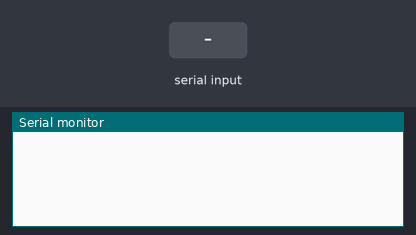
A sketch run on a simulated Arduino Mega 2560, built with avr-gcc and run on an emulated ATmega2560. Parts: the last lines printed to the serial monitor. The test bench sets the inputs (shaded band).

Above: at 1.2 s.
1.3 s: "90;45\n" received over the second serial link
At 2.5 s:
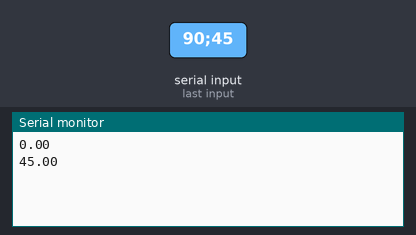
2.8 s: "30;150\n" received over the second serial link
At 3.7 s:
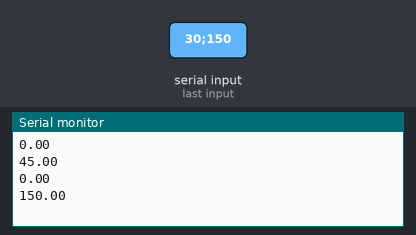
Timing chart, 0 to 5.8 s (numbered marks = the images above; inputs shaded):
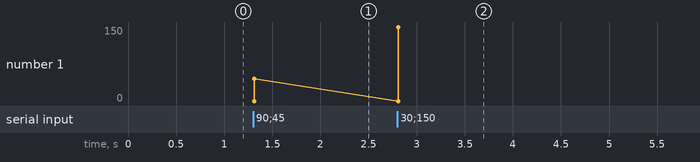

The sketch:

Arduino_Mega_Example.ino
```cpp
void setup() {
  Serial.begin(115200);

  Serial1.begin(115200);
  Serial1.setTimeout(10);
}


void loop() {
  String s = Serial1.readString();
  if(s.length() != 0)
  {
    float d = (s.substring(s.indexOf('d')+4,s.indexOf(';'))).toFloat();
    float theta = (s.substring(s.indexOf('a')+4,s.indexOf('/'))).toFloat();
    Serial.println(d);
    Serial.println(theta);
  }
}
```

Measured:
- after the input at 1.3 s, the serial monitor: prints a new line at once (image 1)
- after the input at 2.8 s, the serial monitor: prints a new line at once (image 2)
- plotted number 1: 45 → 150 after the input at 2.8 s
